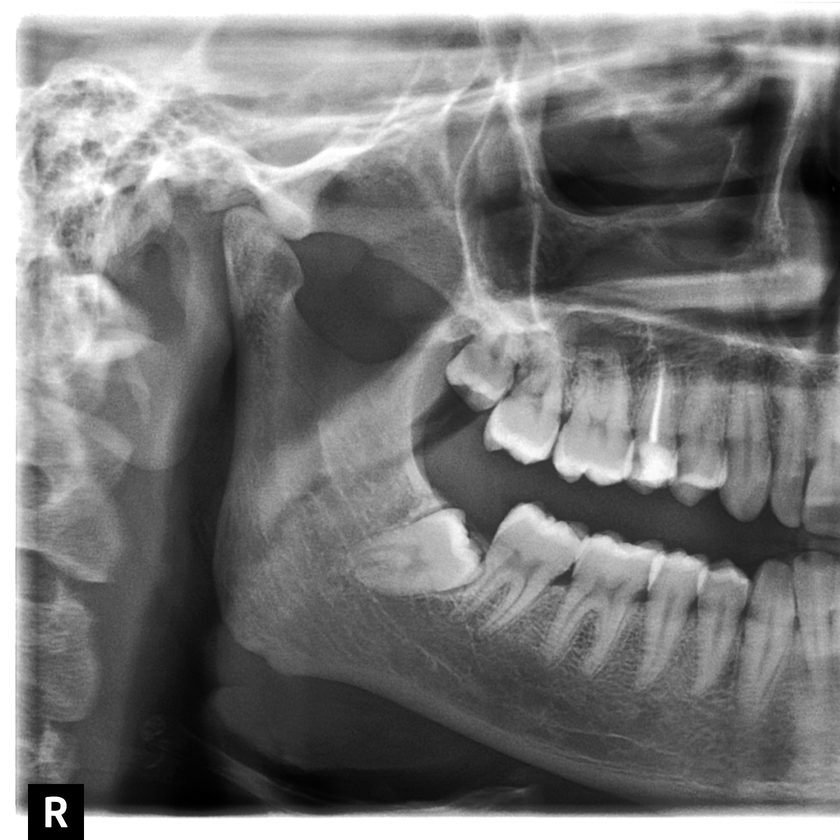
#> input picture MandibularIntersection/test_data/images/101pleft.png, 840 x 840 px, shrunk from 1500 x 1500 before the run, given as the content of the folder YOUR_PATH_HERE, which was not available
$ python cropper.py
#> lines starting #> are read from the running program, lines starting #| are printed output that depends on the picture; pictures that were not available may be replaced by others from this repository, and a replacement may not be noted
"""
	This script devides pictures in a directory into a right side and a left side.

	Please enter your image path in the specified line.
	An example for image path: pa = pathlib.Path("./first_xrays")
	Please note to use "\\" instead of "/" in the address if you are on windows
"""

from PIL import Image
import numpy as np
import pathlib, os

pa = pathlib.Path("YOUR_PATH_HERE")

im_list = list(pa.glob('./*.png'))
base_address = pa.parents[0] / "cropped"
if not os.path.isdir(base_address):
    os.mkdir(base_address)

def splitter(list_im):
    for im in list_im:
        img = np.array(Image.open(im))
#> img is the input picture: shape (840, 840); min 0, max 255, mean 121.5
        mid = int(img.shape[1] / 2)
#> mid = 420
        imgL = Image.fromarray(img[:,:mid])
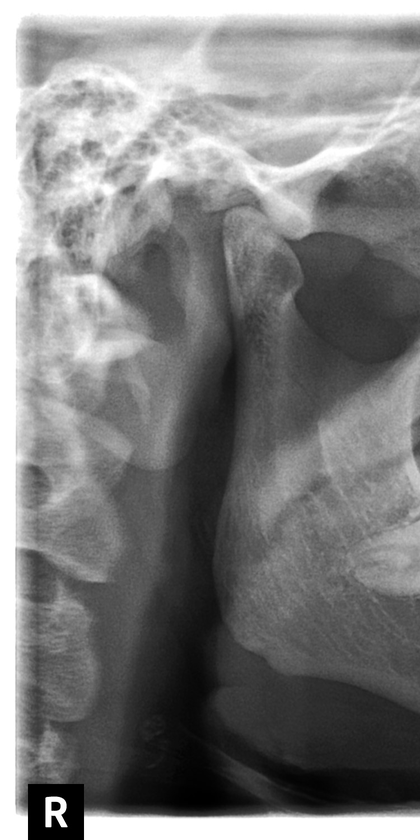
#> imgL: PIL image 420x840 L; min 0, max 255, mean 127
        imgR = Image.fromarray(img[:,mid:])
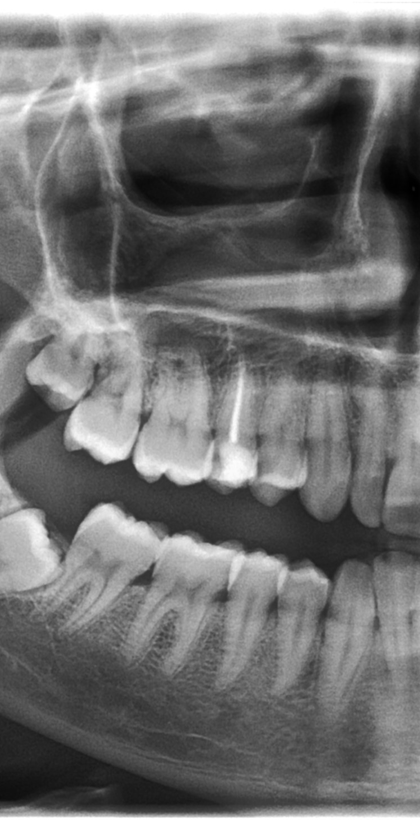
#> imgR: PIL image 420x840 L; min 0, max 255, mean 116.1
        imgL.save(str(base_address / im.parts[-1])[:-4] + "left.png")
        imgR.save(str(base_address / im.parts[-1])[:-4] + "right.png")


splitter(im_list)
print("Crop for {} files -> Successful".format(len(im_list)))

$ run again, on MandibularIntersection/test_data/images/noCrownCrop/contrast1.3/c102pleft.png
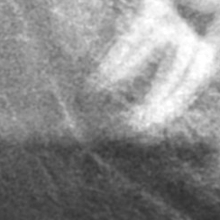
#> input picture MandibularIntersection/test_data/images/noCrownCrop/contrast1.3/c102pleft.png, 220 x 220 px, given as the content of the folder YOUR_PATH_HERE, which was not available
#> in splitter, img is the input picture: shape (220, 220); min 47, max 255, mean 138
#> in splitter, `imgL = Image.fromarray(img[:,:mid])`:
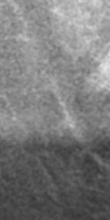
#> imgL: PIL image 110x220 L; min 53, max 232, mean 122.6
#> in splitter, `imgR = Image.fromarray(img[:,mid:])`:
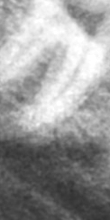
#> imgR: PIL image 110x220 L; min 47, max 255, mean 153.3

$ run again, on MandibularIntersection/test_data/images/noCrownCrop/contrast1.3/c103pleft.png
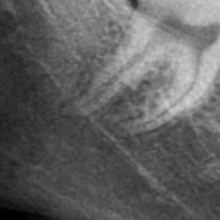
#> input picture MandibularIntersection/test_data/images/noCrownCrop/contrast1.3/c103pleft.png, 220 x 220 px, given as the content of the folder YOUR_PATH_HERE, which was not available
#> in splitter, img is the input picture: shape (220, 220); min 0, max 215, mean 96
#> in splitter, `imgL = Image.fromarray(img[:,:mid])`:
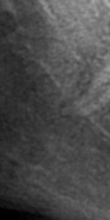
#> imgL: PIL image 110x220 L; min 0, max 174, mean 74.5
#> in splitter, `imgR = Image.fromarray(img[:,mid:])`:
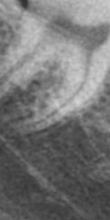
#> imgR: PIL image 110x220 L; min 49, max 215, mean 117.5

$ run again, on MandibularIntersection/test_data/images/noCrownCrop/contrast1.7/c101pleft.png
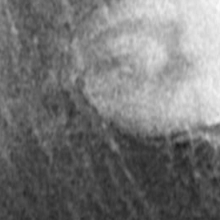
#> input picture MandibularIntersection/test_data/images/noCrownCrop/contrast1.7/c101pleft.png, 220 x 220 px, given as the content of the folder YOUR_PATH_HERE, which was not available
#> in splitter, img is the input picture: shape (220, 220); min 26, max 250, mean 117.2
#> in splitter, `imgL = Image.fromarray(img[:,:mid])`:
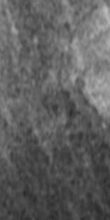
#> imgL: PIL image 110x220 L; min 41, max 189, mean 95.2
#> in splitter, `imgR = Image.fromarray(img[:,mid:])`:
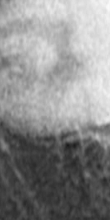
#> imgR: PIL image 110x220 L; min 26, max 250, mean 139.2
